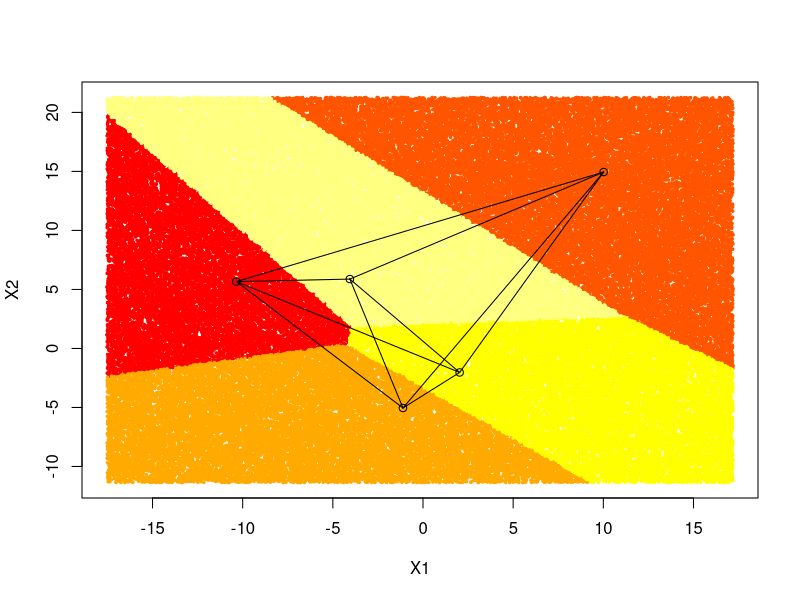

The R source for this figure:
X0 <-
    data.frame(
        x1 = rnorm(400, mean = -12, sd = 1),
        x2 = rnorm(400, mean = 7, sd = 1),
        class = "black"
    )
X1 <-
    data.frame(
        x1 = rnorm(200, mean = -7, sd = 1),
        x2 = rnorm(200, mean = 3, sd = 1),
        class = "black"
    )
X2 <-
    data.frame(
        x1 = rnorm(200, mean = -4, sd = 1),
        x2 = rnorm(200, mean = 6, sd = 1),
        class = "white"
    )
X3 <- data.frame(
    x1 = rnorm(200, mean = -1, sd = 1),
    x2 = rnorm(200, mean = -5, sd = 1),
    class = "orange"
)
X4 <- data.frame(
    x1 = rnorm(300, mean = 2, sd = 1),
    x2 = rnorm(300, mean = -2, sd = 1),
    class = "red"
)
X5 <- data.frame(
    x1 = rnorm(200, mean = 10, sd = 1),
    x2 = rnorm(200, mean = 15, sd = 1),
    class = "blue"
)
X <- rbind(X0,X1, X2, X3, X4, X5)

lda2 <- function(data) {
    if (is.numeric(data[, 1] & is.numeric(data[, 2]))) {
        names(data) <- c("x1", "x2", "class")
    }
    tab <- table(data$class)
    n_cla <- dim(tab)
    nam <- names(tab)
    pi <- c()
    mu <- matrix(nrow = n_cla, ncol = 2)
    for (i in (1:n_cla)) {
        pi[i] <- tab[i] / dim(data)[1]
        mu[i, 1] <- mean(data$x1[data$class == nam[i]]) # mean matrix: (class1:x1 ... classn:x1)
        mu[i, 2] <- mean(data$x2[data$class == nam[i]]) #              (class1:x2 ... classn:x2)
    }
    names(pi) <- nam
    val <- list()
    dev <- list()
    mul <- list()
    ccov <- list()
    for (i in (1:n_cla)) {
        val[[i]] <- matrix(nrow = tab[i], ncol = 2)
        val[[i]] <- cbind(data$x1[data$class == nam[i]], data$x2[data$class == nam[i]])
        dev[[i]] <- matrix(nrow = tab[i], ncol = 2)
        for (j in (1:tab[i])) {
            dev[[i]][j,] <- val[[i]][j, ] - mu[i, ]
        }
        mul[[i]] <- matrix(nrow = 2, ncol = 2)
        ccov[[i]] <- matrix(nrow = 2, ncol = 2)
        mul[[i]] <- t(dev[[i]]) %*% dev[[i]]
        ccov[[i]] <- mul[[i]] / (dim(data)[1] - n_cla)
    }
    dis <- c()
    exp <- c()
    cov <- Reduce('+', ccov)
    rownames(cov) <- c("x1", "x2")
    colnames(cov) <- c("x1", "x2")
    inv <- solve(cov)
    maxx <- matrix(nrow = n_cla, ncol = 2)
    minx <- matrix(nrow = n_cla, ncol = 2)
    for (i in (1:n_cla)) {
        for (j in (1:2)) {
            maxx[i, j] <- mu[i, j] + 4 * sqrt(cov[j, j])
            minx[i, j] <- mu[i, j] - 4 * sqrt(cov[j, j])
        }
    }
    col <- heat.colors(n = n_cla)
    runifx1 <- runif(100000, min = min(minx[, 1]), max = max(maxx[, 1]))
    runifx2 <- runif(100000, min = min(minx[, 2]), max = max(maxx[, 2]))
    runif <- cbind(runifx1, runifx2)
    dismc <- matrix(nrow = 100000, ncol = n_cla)
    for (h in (1:100000)) {
        for (i in (1:n_cla)) {
            dismc[h, i] <-
                t(runif[h, ]) %*% inv %*% mu[i, ] - 0.5 %*% t(mu[i, ]) %*% inv %*% mu[i, ] + log(pi[i])
        }
    }
    colnames(dismc) <- nam
    rownames(mu) <- nam
    classmc <- c()
    for (h in (1:100000)) {
        classmc[h] <- names(dismc[h, ])[dismc[h, ] == max(dismc[h, ])]
    }
    dismc <-
        data.frame(
            x1 = runifx1,
            x2 = runifx2,
            class = classmc,
            stringsAsFactors = FALSE
        )
    dismc <- dismc[order(dismc$class), ]
    plot(
        dismc$x1[dismc$class == nam[1]],
        dismc$x2[dismc$class == nam[1]],
        xlim = c(min(minx[, 1]), max(maxx[, 1])), # x1
        ylim = c(min(minx[, 2]), max(maxx[, 2])), # x2
        col = col[1],
        xlab = "X1",
        ylab = "X2",
        pch = 20,
        cex = 0.5
    )
    for (i in (2:n_cla)) {
        points(dismc$x1[dismc$class == nam[i]],
               dismc$x2[dismc$class == nam[i]], 
               col = col[i],
               pch = 20,
               cex = 0.5)
    }
    for (i in (1:n_cla)) {
        points(mu[i,1], mu[i,2],
               pch = )
    }
    for (i in (1:n_cla)) {
        for (j in (i:n_cla)) {
            segments(mu[i,1], mu[i,2], mu[j,1], mu[j,2])
        }
    }
    return(list(pi, cov, mu))
}
lda2(X)
# y = ax + b 
# a = (yB - yA) / (xB - xA)
# A c y so yA = aXA + b so
# b = yA - aXA

# if mean line doesn't cross right decision boundary, rotate slightly, if crosses two, chuck it

# OR (simpler algorithm) :
# branch out with two lines from the origin at 10 degrees (less?) on each side of average line and at 3/4 distance and
# retreat until function classifies to the original class (you have two points on the boundary so you have a boundary)
# THEN glide along this boundary until find new class - how far? how can you bound the search (to one side?)
